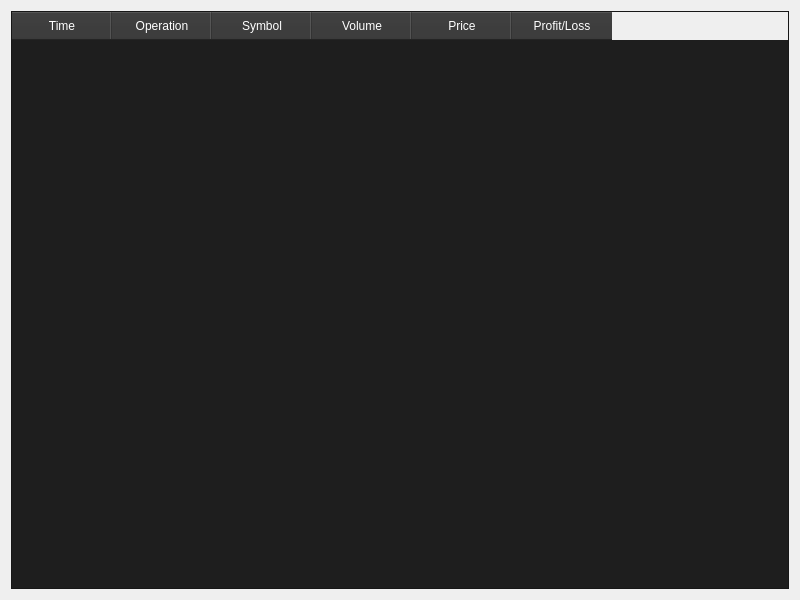
<?xml version="1.0" encoding="UTF-8"?>
<ui version="4.0">
 <class>SequenceTab</class>
 <widget class="QWidget" name="SequenceTab">
  <property name="geometry">
   <rect>
    <x>0</x>
    <y>0</y>
    <width>800</width>
    <height>600</height>
   </rect>
  </property>
  <layout class="QVBoxLayout" name="verticalLayout">
   <item>
    <widget class="QTableWidget" name="table">
     <property name="alternatingRowColors">
      <bool>true</bool>
     </property>
     <property name="styleSheet">
      <string>
       QTableWidget {
           background-color: #1E1E1E;
           alternate-background-color: #2D2D2D;
           color: #FFFFFF;
       }
       QHeaderView::section {
           background-color: #333333;
           color: #FFFFFF;
           padding: 5px;
       }
      </string>
     </property>
     <column>
      <property name="text">
       <string>Time</string>
      </property>
     </column>
     <column>
      <property name="text">
       <string>Operation</string>
      </property>
     </column>
     <column>
      <property name="text">
       <string>Symbol</string>
      </property>
     </column>
     <column>
      <property name="text">
       <string>Volume</string>
      </property>
     </column>
     <column>
      <property name="text">
       <string>Price</string>
      </property>
     </column>
     <column>
      <property name="text">
       <string>Profit/Loss</string>
      </property>
     </column>
    </widget>
   </item>
  </layout>
 </widget>
</ui> 
